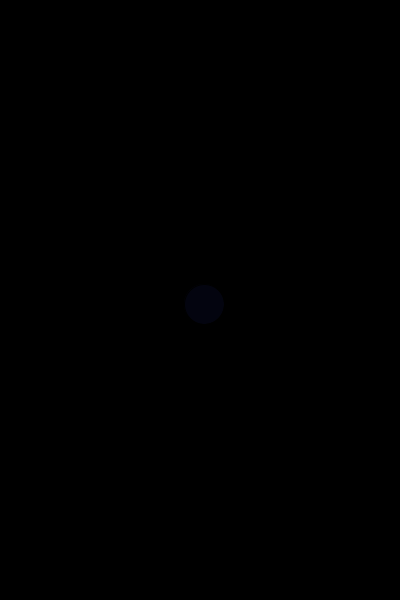
Frame 1 (no input)
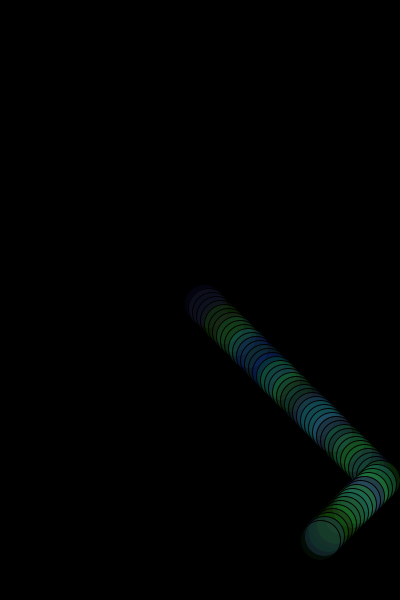
Frame 60 (the mouse pressed at the canvas centre just before this capture)
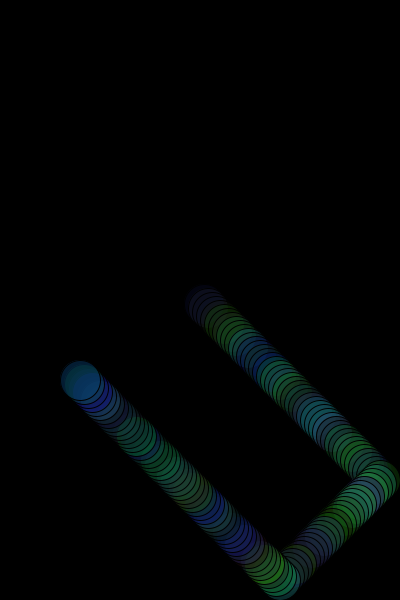
Frame 120 (the mouse held since frame 60 and released just before this capture)

The Processing sketch that drew these frames (run headless with seeded random() and noise(); from frame 60 on, the mouse is pressed at the canvas centre):

// Processing sketch: processing_61975
// ── processing_61975.pde

float radius;
float ballX;
float ballY;
float xSpeed;
float ySpeed;

void setup()
{
  size(400, 600);
  background(0, 0, 0);
  smooth();
  frameRate(60);
  radius = 20;
  ballX = width/2;
  ballY = height/2;
  xSpeed = 4;
  ySpeed = 4;
}

void draw()
{
  fill(random(45),random(144),random(143),random(120));

  // Is ball at the bottom?
  if (ballY >= height-radius )
  {
   ballY = height-radius;
   ySpeed = ySpeed * (-1) ;
  }

  // Is ball at the top?
  if (ballY <= radius )
  {
   ballY = radius;
   ySpeed = ySpeed * (-1) ;
  }

  // Is ball at the right edge?
  if (ballX >= width-radius )
  {
   ballX = width-radius;
   xSpeed = xSpeed * (-1) ;
  }

  // Is ball at the left edge?
  if (ballX <= radius )
  {
   ballX = radius;
   xSpeed = xSpeed * (-1) ;
  }

  ballX = ballX + xSpeed;
  ballY = ballY + ySpeed;
  ellipse( ballX, ballY, radius*2, radius*2 );
  println("x=" + ballX + " y=" + ballY);
}

void mouseDragged()
{
  ballX = mouseX;
  xSpeed = mouseX - pmouseX ;

  ballY = mouseY;
  ySpeed = mouseY - pmouseY ;
}
